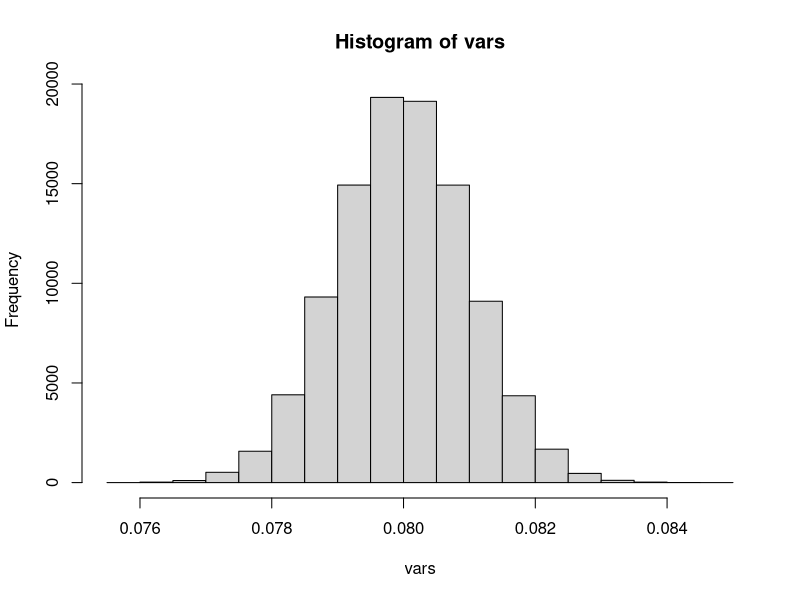
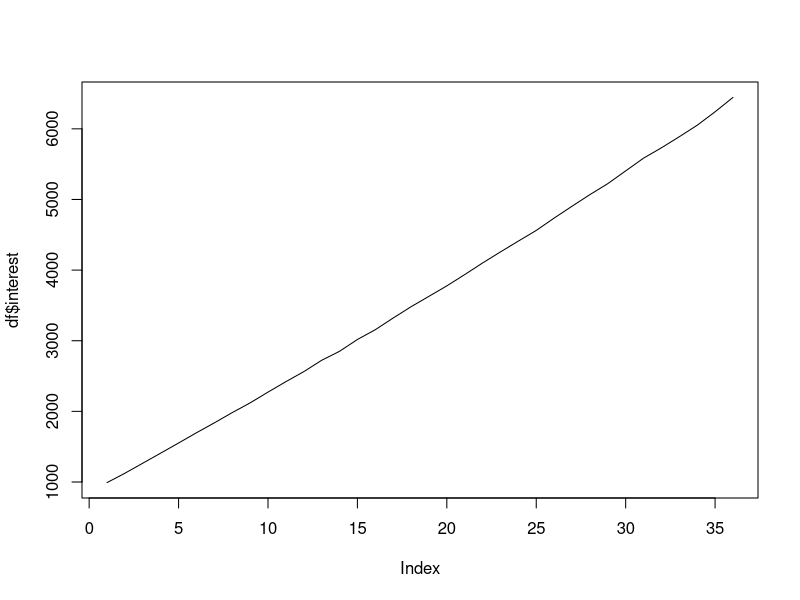

The R source for these figures, in order:

library(tidyverse)
library(data.table)
years = 1 *12 %>% as.integer()
mon = 000

vars <- rnorm(100000, mean = .08, sd = .001)

hist(vars)
sum_vars =12000
hist_vals <- c()
interest <- c()
deposits <- c()
lump =0000
lump_months = c(3, 5, 8)
daily_interest <- list()


rates <- function(sum_vars, mon, lump = 0, lump_months = c(3, 5, 8), time_in_years = 1,
                  interest_rate = 0.067, compoud_period = c("daily", "monthy", "quartely", "yearly") ){
    if(is.null(compoud_period)) compoud_period = "daily"
    vars <- rnorm(100000, mean = interest_rate, sd = .001)
    
    hist_vals <- c()
    interest <- c()
    deposits <- c()
    daily_interest <- list()
    
    years = time_in_years *12 %>% as.integer()
    for(i in 1:years){
        
    
    interest_sum = 0
    for (j in 1:30) {
        int = sample(vars, 1)
        interesti = sum_vars * (1+ int/365) - sum_vars
        sum_vars = sum_vars + interesti
        interest_sum = interest_sum + interesti
    }
    
    if(i %in% lump_months) {deposit = mon + lump}else {deposit = mon}
 
    interest[i] = interest_sum
    sum_vars = sum_vars + deposit
    hist_vals[i] = sum_vars
    deposits[i] = deposit
    
 
    
    }
    
    return(list(interest = interest, sum_vars = sum_vars,hist_vals =  hist_vals, deposits = deposits ))
}


df <- rates(sum_vars=150000, mon = 20000, lump = 0, 
            lump_months = c(3, 5, 8), interest_rate = 0.08, 
            time_in_years = 3)

plot(df$interest, type = "l")
df
hist_vals
interest

